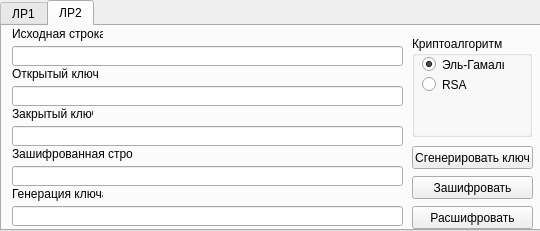
<?xml version="1.0" encoding="UTF-8"?>
<ui version="4.0">
 <class>MainWindow</class>
 <widget class="QMainWindow" name="MainWindow">
  <property name="geometry">
   <rect>
    <x>0</x>
    <y>0</y>
    <width>540</width>
    <height>231</height>
   </rect>
  </property>
  <property name="windowTitle">
   <string>Криптоалгоритмы</string>
  </property>
  <widget class="QWidget" name="centralWidget">
   <widget class="QTabWidget" name="tabWidget">
    <property name="geometry">
     <rect>
      <x>0</x>
      <y>0</y>
      <width>541</width>
      <height>231</height>
     </rect>
    </property>
    <property name="currentIndex">
     <number>1</number>
    </property>
    <widget class="QWidget" name="lab1">
     <attribute name="title">
      <string>ЛР1</string>
     </attribute>
     <widget class="QPushButton" name="pushEncrypt">
      <property name="geometry">
       <rect>
        <x>10</x>
        <y>170</y>
        <width>101</width>
        <height>23</height>
       </rect>
      </property>
      <property name="text">
       <string>Зашифровать</string>
      </property>
     </widget>
     <widget class="QPushButton" name="pushDecrypt">
      <property name="geometry">
       <rect>
        <x>200</x>
        <y>170</y>
        <width>101</width>
        <height>23</height>
       </rect>
      </property>
      <property name="text">
       <string>Расшифровать</string>
      </property>
     </widget>
     <widget class="QLineEdit" name="editSource">
      <property name="geometry">
       <rect>
        <x>10</x>
        <y>20</y>
        <width>291</width>
        <height>20</height>
       </rect>
      </property>
     </widget>
     <widget class="QLineEdit" name="editEncrypted">
      <property name="geometry">
       <rect>
        <x>10</x>
        <y>60</y>
        <width>291</width>
        <height>20</height>
       </rect>
      </property>
     </widget>
     <widget class="QLabel" name="label">
      <property name="geometry">
       <rect>
        <x>10</x>
        <y>0</y>
        <width>91</width>
        <height>16</height>
       </rect>
      </property>
      <property name="text">
       <string>Исходная строка</string>
      </property>
     </widget>
     <widget class="QLabel" name="label_2">
      <property name="geometry">
       <rect>
        <x>10</x>
        <y>40</y>
        <width>131</width>
        <height>16</height>
       </rect>
      </property>
      <property name="text">
       <string>Зашифрованная строка</string>
      </property>
     </widget>
     <widget class="QGroupBox" name="groupBox">
      <property name="geometry">
       <rect>
        <x>310</x>
        <y>0</y>
        <width>221</width>
        <height>201</height>
       </rect>
      </property>
      <property name="title">
       <string>Криптоалгоритм</string>
      </property>
      <widget class="QRadioButton" name="rbtnSingleReshuffle">
       <property name="geometry">
        <rect>
         <x>10</x>
         <y>20</y>
         <width>161</width>
         <height>17</height>
        </rect>
       </property>
       <property name="text">
        <string>Одиночная перестановка</string>
       </property>
       <property name="checked">
        <bool>true</bool>
       </property>
      </widget>
      <widget class="QRadioButton" name="rbtnSingleWKey">
       <property name="geometry">
        <rect>
         <x>10</x>
         <y>40</y>
         <width>211</width>
         <height>17</height>
        </rect>
       </property>
       <property name="text">
        <string>Одиночная перестановка с ключем</string>
       </property>
      </widget>
      <widget class="QRadioButton" name="rbtnDoubleReshuffle">
       <property name="geometry">
        <rect>
         <x>10</x>
         <y>60</y>
         <width>141</width>
         <height>17</height>
        </rect>
       </property>
       <property name="text">
        <string>Двойная перестановка</string>
       </property>
      </widget>
      <widget class="QRadioButton" name="rbtnCaesar">
       <property name="geometry">
        <rect>
         <x>10</x>
         <y>80</y>
         <width>91</width>
         <height>17</height>
        </rect>
       </property>
       <property name="text">
        <string>Шифр Цезаря</string>
       </property>
      </widget>
      <widget class="QRadioButton" name="rbtnGronsfeld">
       <property name="geometry">
        <rect>
         <x>10</x>
         <y>100</y>
         <width>121</width>
         <height>17</height>
        </rect>
       </property>
       <property name="text">
        <string>Шифр Гронсвельда</string>
       </property>
      </widget>
      <widget class="QRadioButton" name="rbtnManyAlph">
       <property name="geometry">
        <rect>
         <x>10</x>
         <y>120</y>
         <width>161</width>
         <height>17</height>
        </rect>
       </property>
       <property name="text">
        <string>Многоалфавитная замена</string>
       </property>
      </widget>
      <widget class="QRadioButton" name="rbtnGamma">
       <property name="geometry">
        <rect>
         <x>10</x>
         <y>140</y>
         <width>101</width>
         <height>17</height>
        </rect>
       </property>
       <property name="text">
        <string>Гаммирование</string>
       </property>
      </widget>
     </widget>
     <widget class="QLabel" name="label_3">
      <property name="geometry">
       <rect>
        <x>10</x>
        <y>80</y>
        <width>31</width>
        <height>16</height>
       </rect>
      </property>
      <property name="text">
       <string>Ключ</string>
      </property>
     </widget>
     <widget class="QLineEdit" name="editKey">
      <property name="geometry">
       <rect>
        <x>10</x>
        <y>100</y>
        <width>291</width>
        <height>20</height>
       </rect>
      </property>
     </widget>
    </widget>
    <widget class="QWidget" name="lab2">
     <attribute name="title">
      <string>ЛР2</string>
     </attribute>
     <widget class="QLineEdit" name="editAsymmSource">
      <property name="geometry">
       <rect>
        <x>10</x>
        <y>20</y>
        <width>391</width>
        <height>20</height>
       </rect>
      </property>
     </widget>
     <widget class="QLineEdit" name="editAsymmPubKey">
      <property name="geometry">
       <rect>
        <x>10</x>
        <y>60</y>
        <width>391</width>
        <height>20</height>
       </rect>
      </property>
     </widget>
     <widget class="QLineEdit" name="editAsymmPrivateKey">
      <property name="geometry">
       <rect>
        <x>10</x>
        <y>100</y>
        <width>391</width>
        <height>20</height>
       </rect>
      </property>
     </widget>
     <widget class="QLineEdit" name="editAsymmEncrypted">
      <property name="geometry">
       <rect>
        <x>10</x>
        <y>140</y>
        <width>391</width>
        <height>20</height>
       </rect>
      </property>
     </widget>
     <widget class="QLabel" name="label_4">
      <property name="geometry">
       <rect>
        <x>10</x>
        <y>80</y>
        <width>81</width>
        <height>16</height>
       </rect>
      </property>
      <property name="text">
       <string>Закрытый ключ</string>
      </property>
     </widget>
     <widget class="QLabel" name="label_5">
      <property name="geometry">
       <rect>
        <x>10</x>
        <y>40</y>
        <width>91</width>
        <height>16</height>
       </rect>
      </property>
      <property name="text">
       <string>Открытый ключ</string>
      </property>
     </widget>
     <widget class="QLabel" name="label_6">
      <property name="geometry">
       <rect>
        <x>10</x>
        <y>120</y>
        <width>121</width>
        <height>16</height>
       </rect>
      </property>
      <property name="text">
       <string>Зашифрованная строка</string>
      </property>
     </widget>
     <widget class="QLabel" name="label_7">
      <property name="geometry">
       <rect>
        <x>10</x>
        <y>0</y>
        <width>91</width>
        <height>16</height>
       </rect>
      </property>
      <property name="text">
       <string>Исходная строка</string>
      </property>
     </widget>
     <widget class="QPushButton" name="pushAsymmEncrypt">
      <property name="geometry">
       <rect>
        <x>410</x>
        <y>150</y>
        <width>121</width>
        <height>23</height>
       </rect>
      </property>
      <property name="text">
       <string>Зашифровать</string>
      </property>
     </widget>
     <widget class="QPushButton" name="pushAsymmDecrypt">
      <property name="geometry">
       <rect>
        <x>410</x>
        <y>180</y>
        <width>121</width>
        <height>23</height>
       </rect>
      </property>
      <property name="text">
       <string>Расшифровать</string>
      </property>
     </widget>
     <widget class="QGroupBox" name="groupBox_2">
      <property name="geometry">
       <rect>
        <x>410</x>
        <y>10</y>
        <width>120</width>
        <height>101</height>
       </rect>
      </property>
      <property name="title">
       <string>Криптоалгоритм</string>
      </property>
      <widget class="QRadioButton" name="rbtnElGamal">
       <property name="geometry">
        <rect>
         <x>10</x>
         <y>20</y>
         <width>82</width>
         <height>17</height>
        </rect>
       </property>
       <property name="text">
        <string>Эль-Гамаль</string>
       </property>
       <property name="checked">
        <bool>true</bool>
       </property>
      </widget>
      <widget class="QRadioButton" name="rbtnRsa">
       <property name="geometry">
        <rect>
         <x>10</x>
         <y>40</y>
         <width>82</width>
         <height>17</height>
        </rect>
       </property>
       <property name="text">
        <string>RSA</string>
       </property>
      </widget>
     </widget>
     <widget class="QPushButton" name="pushGenKey">
      <property name="geometry">
       <rect>
        <x>410</x>
        <y>120</y>
        <width>121</width>
        <height>23</height>
       </rect>
      </property>
      <property name="text">
       <string>Сгенерировать ключ</string>
      </property>
     </widget>
     <widget class="QLabel" name="label_8">
      <property name="geometry">
       <rect>
        <x>10</x>
        <y>160</y>
        <width>91</width>
        <height>16</height>
       </rect>
      </property>
      <property name="text">
       <string>Генерация ключа</string>
      </property>
     </widget>
     <widget class="QLineEdit" name="lineEdit">
      <property name="geometry">
       <rect>
        <x>10</x>
        <y>180</y>
        <width>391</width>
        <height>20</height>
       </rect>
      </property>
     </widget>
    </widget>
   </widget>
  </widget>
 </widget>
 <layoutdefault spacing="6" margin="11"/>
 <resources/>
 <connections/>
</ui>
